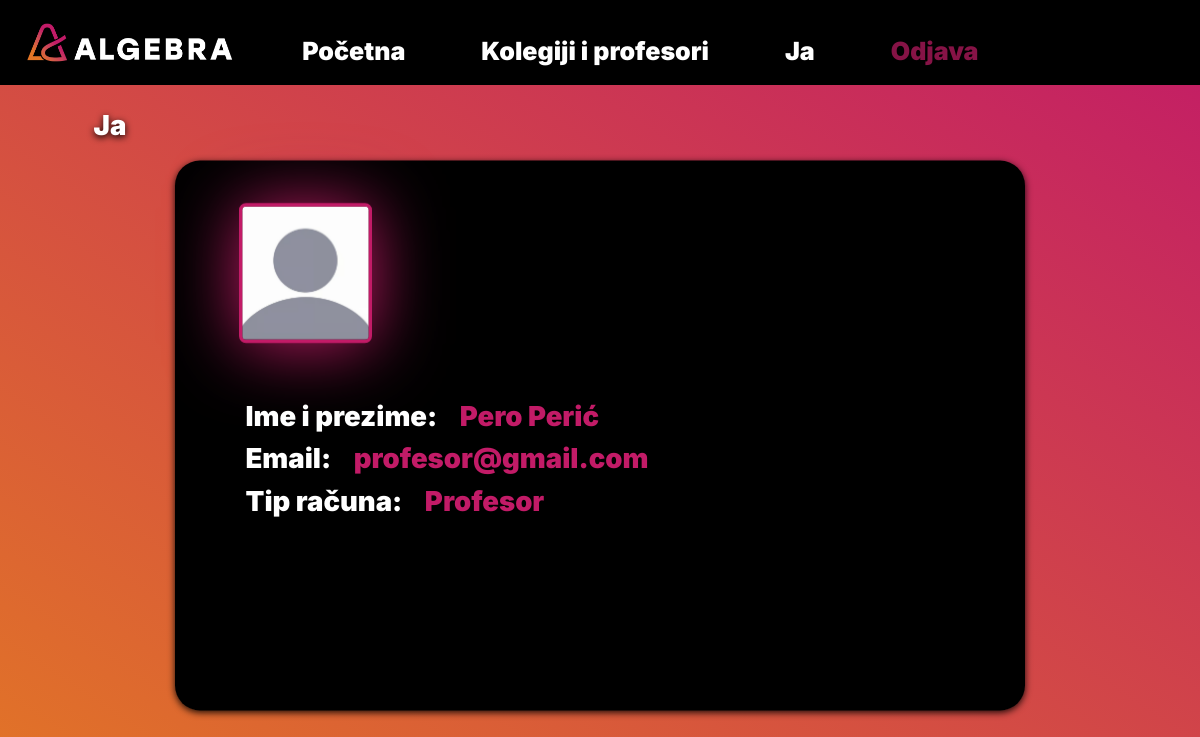
/ja/ (signed in), run on the app's committed database.
### projekt/models.py (models this page shows, shortened)
class Korisnik(AbstractUser):
    EMAIL_FIELD = 'email'
    USERNAME_FIELD = 'email'
    REQUIRED_FIELDS = []
    email = models.EmailField(unique=True)  # Add unique=True here
    first_name = models.CharField(max_length=255)
    last_name = models.CharField(max_length=255)
    username = models.CharField(max_length=255, blank=True)  # Add this line
    objects = KorisnikManager()

### projekt/views.py (the view)
# urls.py: path('ja/', views.ja_view, name='ja'),
@login_required
def ja_view(request):
    user = request.user
    context = {
        'user': user,
    }
    return render(request, 'ja.html', context)

### templates/ja.html (shortened to what this page needs)
{% load static %}
<!DOCTYPE html>
<html lang="en">
<head>
    <link rel="stylesheet" type="text/css" href="{% static 'css/ja.css' %}">
    <link rel="stylesheet" href="https://stackpath.bootstrapcdn.com/bootstrap/4.5.2/css/bootstrap.min.css">
</head>
<body>
  <nav class="navbar navbar-expand-lg navbar-dark bg-dark navbar-custom animated-navbar">
    <img src="{% static 'pictures/FB_Algebra-logo.jpg' %}" alt="Logo" height="40" class="AnimacijaZaSliku">
    <div class="collapse navbar-collapse justify-content-between" id="navbarNav">
     <ul class="navbar-nav">
    <li class="nav-item">
        <a class="nav-link" href="{% url 'pocetna' %}"><p>Početna</p></a>
    </li>
    <li class="nav-item">
        <a class="nav-link" href="{% url 'kolegij' %}"><p>Kolegiji i profesori</p></a>
    </li>
    <li class="nav-item">
        <a class="nav-link" href="{% url 'ja' %}"><p>Ja</p></a>
    </li>
    {% if user.is_authenticated %}
    <li class="nav-item">
      <a class="nav-link" id="Odjava" href="{% url 'logout' %}"><p>Odjava</p></a>
    </li>
    {% endif %}
</ul>
    </div>
  </nav>
  <div class="content-container">
    <div class="container">
        <div class="row">
          <div class="col-md-4 col-sm-6">
            <div class="bigwhite">
              <button type="button" class="btn btn-primary btn-block pbutton"><p class="jatxt">Ja</p></button>
            </div>
          </div>
        </div>
      </div>
      <div class="roza">
        <div class="container">
          <div class="row">
            <div class="col-lg-2 square-container">
              <img src="{% static 'pictures/profil.jpg' %}" alt="Your Picture" class="image">
            </div>
            <div class="col-lg-10">
              <div class="additional-info">
                  <p class="info-TEXT">Ime i prezime: <span class="ROZO">{{ user.first_name }}  {{ user.last_name }}</span></p>
                  <p class="info-TEXT">Email: <span class="ROZO">{{ user.email }}</span></p>
                  <p class="info-TEXT">Tip računa: <span class="ROZO">
                    {% if user.profesor %}
                        Profesor
                    {% elif user.admin %}
                        Admin
                    {% else %}
                        Običan Korisnik
                    {% endif %}
                    </span></p>
              </div>
          </div>
            </div>
          </div>
        </div>
      </div>
</body>
</html>

### static/css/ja.css (style rules this page uses)
* { padding: 0; margin: 0; font-family: 'inter'; font-weight: 900; }
body { background: linear-gradient(to bottom left,#C21B67, #E27526); background-size: 100% 100%; background-attachment: fixed; margin: 0; height: 100vh; overflow: hidden; }
.btn.btn-primary.btn-block.pbutton { cursor: auto; }
.roza { line-height: 54px; box-shadow: 0px 4px 15px #000000e2; }
.pbutton { border: none !important; }
.nav-link p { transition: color 0.5s ease-in-out, text-shadow 0.5s ease-in-out; margin-bottom: -2px; }
#Odjava p { transition: color 0.5s ease-in-out, text-shadow 0.5s ease-in-out; }
.btn.btn-primary.btn-block.pbutton, .col-md-4 { background-color:transparent !important ; }
.navbar-dark .navbar-nav .nav-link { color: white !important; font-size: 25px; }
.navbar-collapse { z-index: 999; }
.navbar { z-index: 9999; }
img { padding-right: 30px; padding-left: 10px; }
.nav-item { padding-left: 30px; padding-right: 30px; padding-top: 17px; }
.navbar.navbar-expand-lg.navbar-dark.bg-dark.navbar-custom { background-color: #000000 !important; }
.roza { position: absolute; top: 50%; left: 50%; transform: translate(-50%, -50%); width: 1094.4px; height: 531.2px; align-items: center; background: #000000; border-radius: 50px; margin-top: 100px; }
.roza { position: absolute; top: 50%; left: 50%; transform: translate(-50%, -50%); width: 1200.4px; height: 531.2px; align-items: center; background: #000000; border-radius: 50px; margin-top: 100px; display: flex; justify-content: center; align-items: center; padding-top: -30px; }
.bigwhite { display: flex; align-items: center; justify-content: center; padding: 20px; width: 100%; margin: 0 auto; color: white; gap: 250px; padding-top: 30px; }
.bigwhite p { font-family: 'Inter'; font-style: normal; font-weight: 900; font-size: 30px; line-height: 54px; text-shadow: 0px 4px 15px #000000; }
.additional-info { text-align: left !important; }
.info-TEXT { font-family: 'Inter', sans-serif; font-style: normal; font-weight: 900; font-size: 32px; line-height: 39px; color: #ffffff; padding-bottom: 0.8cm; }
.ROZO { color: #C21B67; padding-left: 0.9cm; }
.square-container { width: 180px; height: 180px; border: 5px solid #C21B67; filter: drop-shadow(0px 4px 50px #C21B67); border-radius: 10px; overflow: hidden; position: relative; display: flex; justify-content: center; align-items: center; }
.square-container .image { width: auto; height: 100%; object-fit: cover; margin-left: 22.5px; }
.AnimacijaZaSliku { animation: fadeIn 1.5s ease-in-out; }
.roza > .container > .row > div { animation: rotateScaleFadeIn 1.5s ease-in-out; animation-fill-mode: forwards; backface-visibility: hidden; }
@media (min-width: 1068px) and (max-width: 1268px) { .content-container { transform: scale(0.5) !important; transform-origin: 0 0; } }
@media (min-width: 1068px) and (max-width: 1268px) { .roza { margin-top: 650px; width: 1700px; margin-left: 50%; height: 1100px; } }
@media (min-width: 1068px) and (max-width: 1268px) { .square-container { width: 200px !important; height: 200px !important; transform: scale(1.4) !important; margin-left: -10%; margin-bottom: 185px; margin-top: -20%; } }
@media (min-width: 1068px) and (max-width: 1268px) { .additional-info { margin-left: -25%; margin-top: 15%; } }
@media (min-width: 1068px) and (max-width: 1268px) { .info-TEXT { font-size: 55px; } }
@media (min-width: 1068px) and (max-width: 1268px) { .jatxt { font-size: 55px !important; } }
@media (min-width: 1068px) and (max-width: 1268px) { .btn.btn-primary.btn-block.pbutton { margin-top: 5%; margin-bottom: -15%; } }
#Odjava { color:#c21b66b0 !important; }

### data on the page
Korisnik: first_name "Pero", last_name "Perić", email "profesor@gmail.com"
